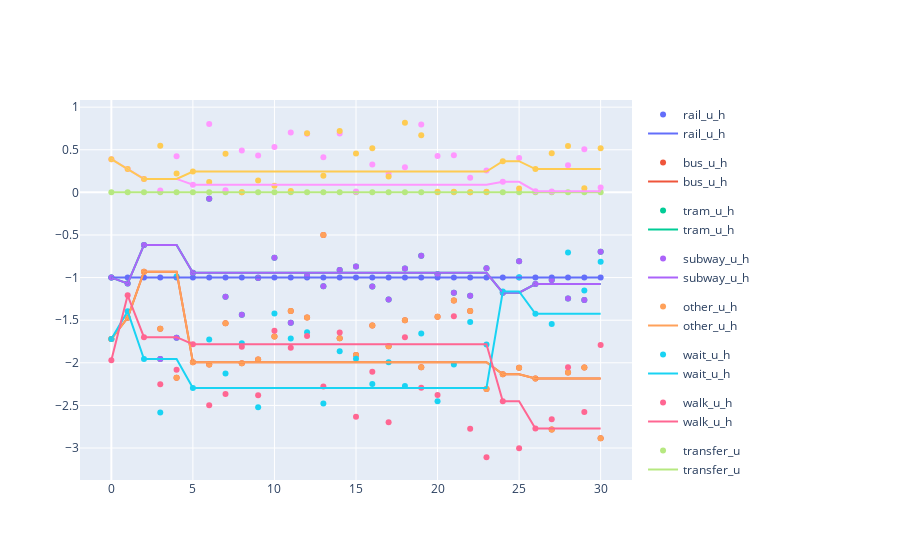

Write notebook code for a chart like this one.
### Code cell
df_values = df_progress.drop(columns = ["objective", "best_objective"])

df_best = df_progress.copy()
is_best = df_best["objective"] == df_best["best_objective"]
df_best = df_best.drop(columns = ["objective", "best_objective"])
df_best = df_best.set_index("evaluation")
df_best.loc[~is_best, :] = np.nan
df_best = df_best.ffill().reset_index()

df_values = df_values.melt("evaluation")
df_best = df_best.melt("evaluation")

figure_scatter = px.scatter(df_values, x = "evaluation", y = "value", color = "variable")
figure_best = px.line(df_best, x = "evaluation", y = "value", color = "variable")
go.Figure(data = figure_scatter.data + figure_best.data)

### Figure 1 — Plotly figure (JSON) as saved in the notebook; plotly's stock layout.template omitted (floating-point values rounded to 4 significant figures)
{"data": [{"hovertemplate": "variable=rail_u_h<br>evaluation=%{x}<br>value=%{y}<extra></extra>", "legendgroup": "rail_u_h", "marker": {"color": "#636efa", "symbol": "circle"}, "mode": "markers", "name": "rail_u_h", "orientation": "v", "showlegend": true, "type": "scatter", "x": [0, 1, 2, 3, 4, 5, 6, 7, 8, 9, 10, 11, 12, 13, 14, 15, 16, 17, 18, 19, 20, 21, 22, 23, 24, 25, 26, 27, 28, 29, 30], "xaxis": "x", "y": [-1.0, -1.0, -1.0, -1.0, -1.0, -1.0, -1.0, -1.0, -1.0, -1.0, -1.0, -1.0, -1.0, -1.0, -1.0, -1.0, -1.0, -1.0, -1.0, -1.0, -1.0, -1.0, -1.0, -1.0, -1.0, -1.0, -1.0, -1.0, -1.0, -1.0, -1.0], "yaxis": "y"}, {"hovertemplate": "variable=bus_u_h<br>evaluation=%{x}<br>value=%{y}<extra></extra>", "legendgroup": "bus_u_h", "marker": {"color": "#EF553B", "symbol": "circle"}, "mode": "markers", "name": "bus_u_h", "orientation": "v", "showlegend": true, "type": "scatter", "x": [0, 1, 2, 3, 4, 5, 6, 7, 8, 9, 10, 11, 12, 13, 14, 15, 16, 17, 18, 19, 20, 21, 22, 23, 24, 25, 26, 27, 28, 29, 30], "xaxis": "x", "y": [-1.72, -1.472, -0.9304, -1.599, -2.174, -1.992, -2.021, -1.536, -2.005, -1.961, -1.691, -1.392, -1.47, -0.5001, -1.711, -1.908, -1.561, -1.805, -1.502, -2.052, -1.458, -1.268, -1.391, -2.308, -2.135, -2.059, -2.183, -2.781, -2.113, -2.054, -2.885], "yaxis": "y"}, {"hovertemplate": "variable=tram_u_h<br>evaluation=%{x}<br>value=%{y}<extra></extra>", "legendgroup": "tram_u_h", "marker": {"color": "#00cc96", "symbol": "circle"}, "mode": "markers", "name": "tram_u_h", "orientation": "v", "showlegend": true, "type": "scatter", "x": [0, 1, 2, 3, 4, 5, 6, 7, 8, 9, 10, 11, 12, 13, 14, 15, 16, 17, 18, 19, 20, 21, 22, 23, 24, 25, 26, 27, 28, 29, 30], "xaxis": "x", "y": [-1.0, -1.069, -0.6163, -1.957, -1.706, -0.9445, -0.07385, -1.225, -1.437, -1.005, -0.7686, -1.531, -0.9826, -1.1, -0.9108, -0.8701, -1.103, -1.258, -0.8942, -0.7429, -0.9603, -1.178, -1.212, -0.8901, -1.178, -0.8082, -1.077, -1.029, -1.244, -1.264, -0.6965], "yaxis": "y"}, {"hovertemplate": "variable=subway_u_h<br>evaluation=%{x}<br>value=%{y}<extra></extra>", "legendgroup": "subway_u_h", "marker": {"color": "#ab63fa", "symbol": "circle"}, "mode": "markers", "name": "subway_u_h", "orientation": "v", "showlegend": true, "type": "scatter", "x": [0, 1, 2, 3, 4, 5, 6, 7, 8, 9, 10, 11, 12, 13, 14, 15, 16, 17, 18, 19, 20, 21, 22, 23, 24, 25, 26, 27, 28, 29, 30], "xaxis": "x", "y": [-1.0, -1.069, -0.6163, -1.957, -1.706, -0.9445, -0.07385, -1.225, -1.437, -1.005, -0.7686, -1.531, -0.9826, -1.1, -0.9108, -0.8701, -1.103, -1.258, -0.8942, -0.7429, -0.9603, -1.178, -1.212, -0.8901, -1.178, -0.8082, -1.077, -1.029, -1.244, -1.264, -0.6965], "yaxis": "y"}, {"hovertemplate": "variable=other_u_h<br>evaluation=%{x}<br>value=%{y}<extra></extra>", "legendgroup": "other_u_h", "marker": {"color": "#FFA15A", "symbol": "circle"}, "mode": "markers", "name": "other_u_h", "orientation": "v", "showlegend": true, "type": "scatter", "x": [0, 1, 2, 3, 4, 5, 6, 7, 8, 9, 10, 11, 12, 13, 14, 15, 16, 17, 18, 19, 20, 21, 22, 23, 24, 25, 26, 27, 28, 29, 30], "xaxis": "x", "y": [-1.72, -1.472, -0.9304, -1.599, -2.174, -1.992, -2.021, -1.536, -2.005, -1.961, -1.691, -1.392, -1.47, -0.5001, -1.711, -1.908, -1.561, -1.805, -1.502, -2.052, -1.458, -1.268, -1.391, -2.308, -2.135, -2.059, -2.183, -2.781, -2.113, -2.054, -2.885], "yaxis": "y"}, {"hovertemplate": "variable=wait_u_h<br>evaluation=%{x}<br>value=%{y}<extra></extra>", "legendgroup": "wait_u_h", "marker": {"color": "#19d3f3", "symbol": "circle"}, "mode": "markers", "name": "wait_u_h", "orientation": "v", "showlegend": true, "type": "scatter", "x": [0, 1, 2, 3, 4, 5, 6, 7, 8, 9, 10, 11, 12, 13, 14, 15, 16, 17, 18, 19, 20, 21, 22, 23, 24, 25, 26, 27, 28, 29, 30], "xaxis": "x", "y": [-1.72, -1.396, -1.955, -2.582, -0.9872, -2.296, -1.727, -2.125, -1.77, -2.521, -1.422, -1.715, -1.641, -2.479, -1.863, -1.953, -2.25, -1.994, -2.273, -1.656, -2.45, -2.02, -1.52, -1.784, -1.163, -0.9949, -1.425, -1.546, -0.7043, -1.151, -0.8148], "yaxis": "y"}, {"hovertemplate": "variable=walk_u_h<br>evaluation=%{x}<br>value=%{y}<extra></extra>", "legendgroup": "walk_u_h", "marker": {"color": "#FF6692", "symbol": "circle"}, "mode": "markers", "name": "walk_u_h", "orientation": "v", "showlegend": true, "type": "scatter", "x": [0, 1, 2, 3, 4, 5, 6, 7, 8, 9, 10, 11, 12, 13, 14, 15, 16, 17, 18, 19, 20, 21, 22, 23, 24, 25, 26, 27, 28, 29, 30], "xaxis": "x", "y": [-1.97, -1.208, -1.699, -2.251, -2.083, -1.782, -2.499, -2.366, -1.812, -2.381, -1.625, -1.825, -1.686, -2.278, -1.644, -2.633, -2.104, -2.697, -1.699, -2.292, -2.377, -1.453, -2.773, -3.108, -2.451, -3.002, -2.772, -2.662, -2.054, -2.577, -1.791], "yaxis": "y"}, {"hovertemplate": "variable=transfer_u<br>evaluation=%{x}<br>value=%{y}<extra></extra>", "legendgroup": "transfer_u", "marker": {"color": "#B6E880", "symbol": "circle"}, "mode": "markers", "name": "transfer_u", "orientation": "v", "showlegend": true, "type": "scatter", "x": [0, 1, 2, 3, 4, 5, 6, 7, 8, 9, 10, 11, 12, 13, 14, 15, 16, 17, 18, 19, 20, 21, 22, 23, 24, 25, 26, 27, 28, 29, 30], "xaxis": "x", "y": [0.0, 0.0, 0.0, 0.0, 0.0, 0.0, 0.0, 0.0, 0.0, 0.0, 0.0, 0.0, 0.0, 0.0, 0.0, 0.0, 0.0, 0.0, 0.0, 0.0, 0.0, 0.0, 0.0, 0.0, 0.0, 0.0, 0.0, 0.0, 0.0, 0.0, 0.0], "yaxis": "y"}, {"hovertemplate": "variable=raptorPenalties:transfer_intermodal<br>evaluation=%{x}<br>value=%{y}<extra></extra>", "legendgroup": "raptorPenalties:transfer_intermodal", "marker": {"color": "#FF97FF", "symbol": "circle"}, "mode": "markers", "name": "raptorPenalties:transfer_intermodal", "orientation": "v", "showlegend": true, "type": "scatter", "x": [0, 1, 2, 3, 4, 5, 6, 7, 8, 9, 10, 11, 12, 13, 14, 15, 16, 17, 18, 19, 20, 21, 22, 23, 24, 25, 26, 27, 28, 29, 30], "xaxis": "x", "y": [0.39, 0.2729, 0.1583, 0.02207, 0.4238, 0.08967, 0.8013, 0.02531, 0.4919, 0.4331, 0.5319, 0.7021, 0.6881, 0.4117, 0.6899, 0.009357, 0.3273, 0.2192, 0.2956, 0.7977, 0.4254, 0.4345, 0.173, 0.2568, 0.1236, 0.4038, 0.01338, 0.01137, 0.3187, 0.5067, 0.05802], "yaxis": "y"}, {"hovertemplate": "variable=raptorPenalties:transfer_intramodal<br>evaluation=%{x}<br>value=%{y}<extra></extra>", "legendgroup": "raptorPenalties:transfer_intramodal", "marker": {"color": "#FECB52", "symbol": "circle"}, "mode": "markers", "name": "raptorPenalties:transfer_intramodal", "orientation": "v", "showlegend": true, "type": "scatter", "x": [0, 1, 2, 3, 4, 5, 6, 7, 8, 9, 10, 11, 12, 13, 14, 15, 16, 17, 18, 19, 20, 21, 22, 23, 24, 25, 26, 27, 28, 29, 30], "xaxis": "x", "y": [0.39, 0.2729, 0.1571, 0.5471, 0.2224, 0.2441, 0.1204, 0.4537, 0.001701, 0.1396, 0.07756, 0.01566, 0.6947, 0.1948, 0.7191, 0.4572, 0.518, 0.1862, 0.817, 0.67, 0.008222, 0.007073, 0.001682, 0.006727, 0.3665, 0.04447, 0.2733, 0.4595, 0.5453, 0.04737, 0.518], "yaxis": "y"}, {"hovertemplate": "variable=rail_u_h<br>evaluation=%{x}<br>value=%{y}<extra></extra>", "legendgroup": "rail_u_h", "line": {"color": "#636efa", "dash": "solid"}, "marker": {"symbol": "circle"}, "mode": "lines", "name": "rail_u_h", "orientation": "v", "showlegend": true, "type": "scatter", "x": [0, 1, 2, 3, 4, 5, 6, 7, 8, 9, 10, 11, 12, 13, 14, 15, 16, 17, 18, 19, 20, 21, 22, 23, 24, 25, 26, 27, 28, 29, 30], "xaxis": "x", "y": [-1.0, -1.0, -1.0, -1.0, -1.0, -1.0, -1.0, -1.0, -1.0, -1.0, -1.0, -1.0, -1.0, -1.0, -1.0, -1.0, -1.0, -1.0, -1.0, -1.0, -1.0, -1.0, -1.0, -1.0, -1.0, -1.0, -1.0, -1.0, -1.0, -1.0, -1.0], "yaxis": "y"}, {"hovertemplate": "variable=bus_u_h<br>evaluation=%{x}<br>value=%{y}<extra></extra>", "legendgroup": "bus_u_h", "line": {"color": "#EF553B", "dash": "solid"}, "marker": {"symbol": "circle"}, "mode": "lines", "name": "bus_u_h", "orientation": "v", "showlegend": true, "type": "scatter", "x": [0, 1, 2, 3, 4, 5, 6, 7, 8, 9, 10, 11, 12, 13, 14, 15, 16, 17, 18, 19, 20, 21, 22, 23, 24, 25, 26, 27, 28, 29, 30], "xaxis": "x", "y": [-1.72, -1.472, -0.9304, -0.9304, -0.9304, -1.992, -1.992, -1.992, -1.992, -1.992, -1.992, -1.992, -1.992, -1.992, -1.992, -1.992, -1.992, -1.992, -1.992, -1.992, -1.992, -1.992, -1.992, -1.992, -2.135, -2.135, -2.183, -2.183, -2.183, -2.183, -2.183], "yaxis": "y"}, {"hovertemplate": "variable=tram_u_h<br>evaluation=%{x}<br>value=%{y}<extra></extra>", "legendgroup": "tram_u_h", "line": {"color": "#00cc96", "dash": "solid"}, "marker": {"symbol": "circle"}, "mode": "lines", "name": "tram_u_h", "orientation": "v", "showlegend": true, "type": "scatter", "x": [0, 1, 2, 3, 4, 5, 6, 7, 8, 9, 10, 11, 12, 13, 14, 15, 16, 17, 18, 19, 20, 21, 22, 23, 24, 25, 26, 27, 28, 29, 30], "xaxis": "x", "y": [-1.0, -1.069, -0.6163, -0.6163, -0.6163, -0.9445, -0.9445, -0.9445, -0.9445, -0.9445, -0.9445, -0.9445, -0.9445, -0.9445, -0.9445, -0.9445, -0.9445, -0.9445, -0.9445, -0.9445, -0.9445, -0.9445, -0.9445, -0.9445, -1.178, -1.178, -1.077, -1.077, -1.077, -1.077, -1.077], "yaxis": "y"}, {"hovertemplate": "variable=subway_u_h<br>evaluation=%{x}<br>value=%{y}<extra></extra>", "legendgroup": "subway_u_h", "line": {"color": "#ab63fa", "dash": "solid"}, "marker": {"symbol": "circle"}, "mode": "lines", "name": "subway_u_h", "orientation": "v", "showlegend": true, "type": "scatter", "x": [0, 1, 2, 3, 4, 5, 6, 7, 8, 9, 10, 11, 12, 13, 14, 15, 16, 17, 18, 19, 20, 21, 22, 23, 24, 25, 26, 27, 28, 29, 30], "xaxis": "x", "y": [-1.0, -1.069, -0.6163, -0.6163, -0.6163, -0.9445, -0.9445, -0.9445, -0.9445, -0.9445, -0.9445, -0.9445, -0.9445, -0.9445, -0.9445, -0.9445, -0.9445, -0.9445, -0.9445, -0.9445, -0.9445, -0.9445, -0.9445, -0.9445, -1.178, -1.178, -1.077, -1.077, -1.077, -1.077, -1.077], "yaxis": "y"}, {"hovertemplate": "variable=other_u_h<br>evaluation=%{x}<br>value=%{y}<extra></extra>", "legendgroup": "other_u_h", "line": {"color": "#FFA15A", "dash": "solid"}, "marker": {"symbol": "circle"}, "mode": "lines", "name": "other_u_h", "orientation": "v", "showlegend": true, "type": "scatter", "x": [0, 1, 2, 3, 4, 5, 6, 7, 8, 9, 10, 11, 12, 13, 14, 15, 16, 17, 18, 19, 20, 21, 22, 23, 24, 25, 26, 27, 28, 29, 30], "xaxis": "x", "y": [-1.72, -1.472, -0.9304, -0.9304, -0.9304, -1.992, -1.992, -1.992, -1.992, -1.992, -1.992, -1.992, -1.992, -1.992, -1.992, -1.992, -1.992, -1.992, -1.992, -1.992, -1.992, -1.992, -1.992, -1.992, -2.135, -2.135, -2.183, -2.183, -2.183, -2.183, -2.183], "yaxis": "y"}, {"hovertemplate": "variable=wait_u_h<br>evaluation=%{x}<br>value=%{y}<extra></extra>", "legendgroup": "wait_u_h", "line": {"color": "#19d3f3", "dash": "solid"}, "marker": {"symbol": "circle"}, "mode": "lines", "name": "wait_u_h", "orientation": "v", "showlegend": true, "type": "scatter", "x": [0, 1, 2, 3, 4, 5, 6, 7, 8, 9, 10, 11, 12, 13, 14, 15, 16, 17, 18, 19, 20, 21, 22, 23, 24, 25, 26, 27, 28, 29, 30], "xaxis": "x", "y": [-1.72, -1.396, -1.955, -1.955, -1.955, -2.296, -2.296, -2.296, -2.296, -2.296, -2.296, -2.296, -2.296, -2.296, -2.296, -2.296, -2.296, -2.296, -2.296, -2.296, -2.296, -2.296, -2.296, -2.296, -1.163, -1.163, -1.425, -1.425, -1.425, -1.425, -1.425], "yaxis": "y"}, {"hovertemplate": "variable=walk_u_h<br>evaluation=%{x}<br>value=%{y}<extra></extra>", "legendgroup": "walk_u_h", "line": {"color": "#FF6692", "dash": "solid"}, "marker": {"symbol": "circle"}, "mode": "lines", "name": "walk_u_h", "orientation": "v", "showlegend": true, "type": "scatter", "x": [0, 1, 2, 3, 4, 5, 6, 7, 8, 9, 10, 11, 12, 13, 14, 15, 16, 17, 18, 19, 20, 21, 22, 23, 24, 25, 26, 27, 28, 29, 30], "xaxis": "x", "y": [-1.97, -1.208, -1.699, -1.699, -1.699, -1.782, -1.782, -1.782, -1.782, -1.782, -1.782, -1.782, -1.782, -1.782, -1.782, -1.782, -1.782, -1.782, -1.782, -1.782, -1.782, -1.782, -1.782, -1.782, -2.451, -2.451, -2.772, -2.772, -2.772, -2.772, -2.772], "yaxis": "y"}, {"hovertemplate": "variable=transfer_u<br>evaluation=%{x}<br>value=%{y}<extra></extra>", "legendgroup": "transfer_u", "line": {"color": "#B6E880", "dash": "solid"}, "marker": {"symbol": "circle"}, "mode": "lines", "name": "transfer_u", "orientation": "v", "showlegend": true, "type": "scatter", "x": [0, 1, 2, 3, 4, 5, 6, 7, 8, 9, 10, 11, 12, 13, 14, 15, 16, 17, 18, 19, 20, 21, 22, 23, 24, 25, 26, 27, 28, 29, 30], "xaxis": "x", "y": [0.0, 0.0, 0.0, 0.0, 0.0, 0.0, 0.0, 0.0, 0.0, 0.0, 0.0, 0.0, 0.0, 0.0, 0.0, 0.0, 0.0, 0.0, 0.0, 0.0, 0.0, 0.0, 0.0, 0.0, 0.0, 0.0, 0.0, 0.0, 0.0, 0.0, 0.0], "yaxis": "y"}, {"hovertemplate": "variable=raptorPenalties:transfer_intermodal<br>evaluation=%{x}<br>value=%{y}<extra></extra>", "legendgroup": "raptorPenalties:transfer_intermodal", "line": {"color": "#FF97FF", "dash": "solid"}, "marker": {"symbol": "circle"}, "mode": "lines", "name": "raptorPenalties:transfer_intermodal", "orientation": "v", "showlegend": true, "type": "scatter", "x": [0, 1, 2, 3, 4, 5, 6, 7, 8, 9, 10, 11, 12, 13, 14, 15, 16, 17, 18, 19, 20, 21, 22, 23, 24, 25, 26, 27, 28, 29, 30], "xaxis": "x", "y": [0.39, 0.2729, 0.1583, 0.1583, 0.1583, 0.08967, 0.08967, 0.08967, 0.08967, 0.08967, 0.08967, 0.08967, 0.08967, 0.08967, 0.08967, 0.08967, 0.08967, 0.08967, 0.08967, 0.08967, 0.08967, 0.08967, 0.08967, 0.08967, 0.1236, 0.1236, 0.01338, 0.01338, 0.01338, 0.01338, 0.01338], "yaxis": "y"}, {"hovertemplate": "variable=raptorPenalties:transfer_intramodal<br>evaluation=%{x}<br>value=%{y}<extra></extra>", "legendgroup": "raptorPenalties:transfer_intramodal", "line": {"color": "#FECB52", "dash": "solid"}, "marker": {"symbol": "circle"}, "mode": "lines", "name": "raptorPenalties:transfer_intramodal", "orientation": "v", "showlegend": true, "type": "scatter", "x": [0, 1, 2, 3, 4, 5, 6, 7, 8, 9, 10, 11, 12, 13, 14, 15, 16, 17, 18, 19, 20, 21, 22, 23, 24, 25, 26, 27, 28, 29, 30], "xaxis": "x", "y": [0.39, 0.2729, 0.1571, 0.1571, 0.1571, 0.2441, 0.2441, 0.2441, 0.2441, 0.2441, 0.2441, 0.2441, 0.2441, 0.2441, 0.2441, 0.2441, 0.2441, 0.2441, 0.2441, 0.2441, 0.2441, 0.2441, 0.2441, 0.2441, 0.3665, 0.3665, 0.2733, 0.2733, 0.2733, 0.2733, 0.2733], "yaxis": "y"}], "layout": {}}
